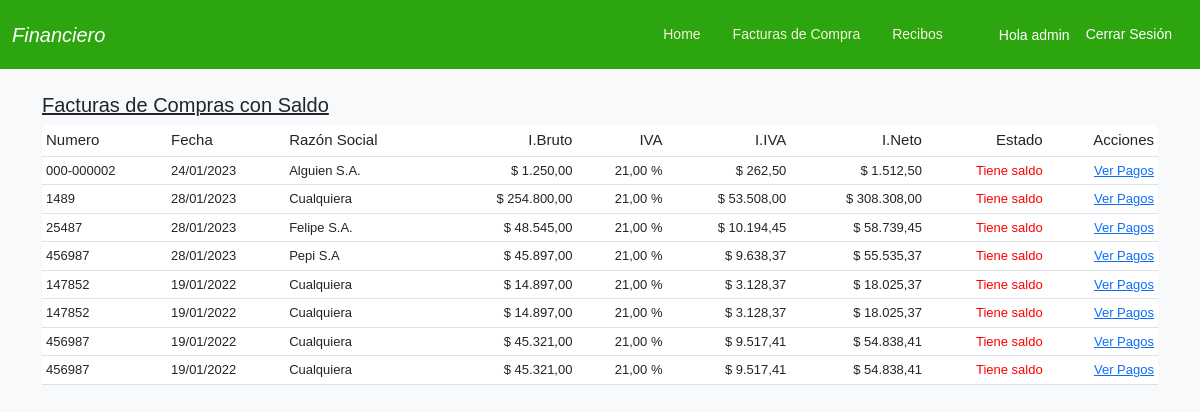
Page /facturas_con_saldo/ (signed in) on the committed database.
### comprobantes/models.py (models this page shows, shortened)
class Factura(models.Model):
    numero = models.CharField(max_length=15)
    fecha = models.DateField()
    razon_social = models.CharField(max_length=50)
    importe = models.DecimalField(max_digits=10, decimal_places=2)
    iva = models.DecimalField(max_digits=4, decimal_places=2, default=21.0, verbose_name='% IVA')
    estado = models.BooleanField(default=False, verbose_name='Pagada')
    created = models.DateField(auto_now_add=True)
    updated = models.DateField(auto_now=True)
    @property
    def importe_iva(self):
        return self.importe * (self.iva/100)
    @property
    def importe_total(self):
        return self.importe + (self.importe * self.iva/100)

### comprobantes/views.py (the view)
# urls.py: path('facturas_con_saldo/', facturas_con_saldo, name='facturas-con-saldo'),
def facturas_con_saldo(request):
    facturas = Factura.objects.filter(estado=False)
    contexto = {
        'facturas':facturas
    }
    return render(request, 'comprobantes/facturas_con_saldo.html', contexto)

### comprobantes/templates/comprobantes/facturas_con_saldo.html (shortened to what this page needs)
{% extends 'comprobantes/base.html' %}
{% block content %}
<div class="container">
    <br>
    {% if facturas %}
    <table class="table table-sm table-hover">
        <h3 style="font-size: 20px;text-decoration: underline;">Facturas de Compras con Saldo</h3>
        <thead style="background-color: bisque;">
            <th style="font-weight: 500;font-size:15px;">Numero</th>
            <th style="font-weight: 500;font-size:15px;">Fecha</th>
            <th style="font-weight: 500;font-size:15px;">Razón Social</th>
            <th style="font-weight: 500;font-size:15px;text-align: end;">I.Bruto</th>
            <th style="font-weight: 500;font-size:15px;text-align: end;">IVA</th>
            <th style="font-weight: 500;font-size:15px;text-align: end;">I.IVA</th>
            <th style="font-weight: 500;font-size:15px;text-align: end;">I.Neto</th>
            <th style="font-weight: 500;font-size:15px;text-align: end;">Estado</th>
            <th style="font-weight: 500;font-size:15px;text-align: end;">Acciones</th>
        </thead>
        <tbody>
            {% for factura in facturas %}
            <td style="font-size:13px;">{{ factura.numero }}</td>
            <td style="font-size:13px;">{{ factura.fecha|date:'d/m/Y' }}</td>
            <td style="font-size:13px;">{{ factura.razon_social }}</td>
            <td style="font-size:13px;text-align: end;">$ {{ factura.importe|floatformat:"2g"}}</td>
            <td style="font-size:13px;text-align: end;">{{ factura.iva|floatformat:"2g"}} %</td>
            <td style="font-size:13px;text-align: end;">$ {{ factura.importe_iva|floatformat:"2g"}}</td>
            <td style="font-size:13px;text-align: end;">$ {{ factura.importe_total|floatformat:"2g"}}</td>
            <td style="font-size:13px;text-align: end;"> {% if factura.estado == True %}Pagada{% else %}<span style="color: red;">Tiene saldo</span>{% endif %}</td>
            <td style="font-size:13px;text-align: end;">
                <a style="font-size:13px;" href="{% url 'recibos-factura' factura.id %}">Ver Pagos</a>
            </td>
       </tbody>
            {% endfor %}
    </table>
    </div>
    {% else %}
     <center><p style="color: brown; font-size: 18px;">No hay facturas impagas</p></center>
    {% endif %}
{% endblock %}

### comprobantes/templates/comprobantes/base.html (shortened to what this page needs)
<!doctype html>
{% load static %}
<html lang="es">
  <head>
    <link href="https://cdn.jsdelivr.net/npm/bootstrap@5.3.0-alpha1/dist/css/bootstrap.min.css" rel="stylesheet">
    <link rel="stylesheet" href="https://cdn.jsdelivr.net/npm/bootstrap-icons@1.10.3/font/bootstrap-icons.css">
    <link rel="stylesheet" href="{% static 'css/estilos.css' %}">
  </head>
  <body>
    <nav class="navbar navbar-expand-lg" style="background-color: rgb(44, 165, 14);">
        <div class="container-fluid">
          <a class="navbar-brand" style="color: white; margin-right: 20px;" href="">Financiero</a>
          <div class="collapse navbar-collapse" id="navbarNav">
            <ul class="navbar nav ms-auto mb-2 mb-lg-0">
              <li class="nav-item">
                <a class="nav-link active" aria-current="page" style="color:beige" href="{% url 'home' %}">Home</a>
              </li>
              <li class="nav-item dropdown">
                <a class="nav-link" style="color:beige" href="" role="button" data-bs-toggle="dropdown" aria-expanded="false">
                  Facturas de Compra
                </a>
              </li>
              <li class="nav-item">
                <a class="nav-link" style="color:beige" href="{% url 'recibos' %}">Recibos</a>
              </li>
              {% if request.user.is_authenticated %}
              <li class="">
                <a style="color:white; margin-left: 40px; font-size: 14px; text-decoration: none;">Hola {{ user.username }}</a>
              </li>
              <li class="nav-item">
                <a class="nav-link" style="color:white;" href={% url 'logout' %}>Cerrar Sesión</a>
              </li>
            {% endif %}
            </ul>
          </div>
        </div>
      </nav>
      {% block content %}
      {% endblock %}
  </body>
</html>

### usuarios/static/css/estilos.css (style rules this page uses)
body { font-family: Arial, Helvetica, sans-serif; background-color: rgb(248, 249, 250); }
li.nav-item { font-size: 14px; }
.nav-link { text-align: center; }
.navbar-brand { font-size: 20px; color: blue; font-style: italic; }

### comprobantes/templates/comprobantes/base.html (style rules this page uses)
body { font-family: Arial, Helvetica, sans-serif; }

### rows in the picture
Factura: numero "000-000002", fecha "24/01/2023", razon_social "Alguien S.A.", importe "1.250,00", iva "21,00", importe_iva "262,50", importe_total "1.512,50", estado "Tiene saldo"
Factura: numero "1489", fecha "28/01/2023", razon_social "Cualquiera", importe "254.800,00", iva "21,00", importe_iva "53.508,00", importe_total "308.308,00", estado "Tiene saldo"
Factura: numero "25487", fecha "28/01/2023", razon_social "Felipe S.A.", importe "48.545,00", iva "21,00", importe_iva "10.194,45", importe_total "58.739,45", estado "Tiene saldo"
Factura: numero "456987", fecha "28/01/2023", razon_social "Pepi S.A", importe "45.897,00", iva "21,00", importe_iva "9.638,37", importe_total "55.535,37", estado "Tiene saldo"
Factura: numero "147852", fecha "19/01/2022", razon_social "Cualquiera", importe "14.897,00", iva "21,00", importe_iva "3.128,37", importe_total "18.025,37", estado "Tiene saldo"
Factura: numero "147852", fecha "19/01/2022", razon_social "Cualquiera", importe "14.897,00", iva "21,00", importe_iva "3.128,37", importe_total "18.025,37", estado "Tiene saldo"
Factura: numero "456987", fecha "19/01/2022", razon_social "Cualquiera", importe "45.321,00", iva "21,00", importe_iva "9.517,41", importe_total "54.838,41", estado "Tiene saldo"
Factura: numero "456987", fecha "19/01/2022", razon_social "Cualquiera", importe "45.321,00", iva "21,00", importe_iva "9.517,41", importe_total "54.838,41", estado "Tiene saldo"

### other values in the picture
{{ user.username }} "admin"
